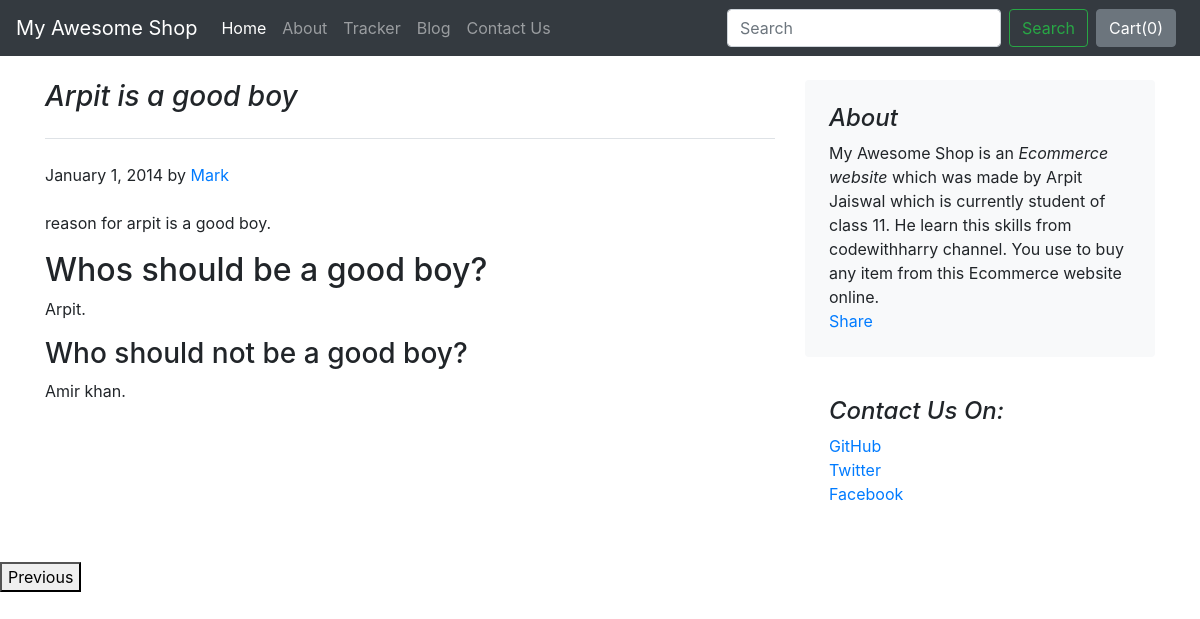
The page /blog/blogpost/1 on the database its author committed.
### bllog/models.py (models this page shows, shortened)
class Blogpost(models.Model):
    post_id = models.AutoField(primary_key=True)
    title = models.CharField(max_length=50)
    head0 = models.CharField(max_length=100)
    head0content = models.CharField(max_length=5000)
    head1 = models.CharField(max_length=100)
    head1content = models.CharField(max_length=5000)
    head2 = models.CharField(max_length=100)
    head2content = models.CharField(max_length=5000)
    pub_date = models.DateField()
    thumbnail = models.ImageField(upload_to='shop/images', default="")

### bllog/views.py (the view)
# urls.py: path("blogpost/<int:id>", views.blogpost, name="blogPost"),
def blogpost(request, id):
    posts = Blogpost.objects.filter(post_id=id)[0]
    return render(request, "bllog/blogposts.html", {"apost":posts})

### bllog/templates/bllog/blogposts.html (shortened to what this page needs)
{% extends 'bllog/base.html' %}
{% block body %}
<main role="main" class="container my-3">
    <div class="row mt-4">
        <div class="col-md-8 blog-main">
            <h3 class="pb-4 mb-4 font-italic border-bottom">
                {{apost.title}}
            </h3>
            <div class="blog-post">
                <p class="blog-post-meta">January 1, 2014 by <a href="#">Mark</a></p>
                <p>{{apost.head0content}}.</p>
                <h2>{{apost.head1}}</h2>
                <p>{{apost.head1content}}.</p>
                <h3>{{apost.head2}}</h3>
                <p>{{apost.head2content}}.</p>
            </div>
        </div>
        <aside class="col-md-4 blog-sidebar">
            <div class="p-4 mb-3 bg-light rounded">
                <h4 class="font-italic">About</h4>
                <p class="mb-0">My Awesome Shop is an <em>Ecommerce website</em> which was made by Arpit Jaiswal
                    which is currently student of class 11.
                    He learn this skills from codewithharry channel. You use to buy any item from this Ecommerce
                    website online.</p>
                    <div class="fb-share-button" data-href="https://developers.facebook.com/docs/plugins/" data-layout="button_count" data-size="large"><a target="_blank" href="https://www.facebook.com/sharer/sharer.php?u=https%3A%2F%2Fdevelopers.facebook.com%2Fdocs%2Fplugins%2F&amp;src=sdkpreparse" class="fb-xfbml-parse-ignore">Share</a></div>
            </div>
            <div class="p-4">
                <h4 class="font-italic">Contact Us On:</h4>
                <ol class="list-unstyled">
                    <li><a href="#">GitHub</a></li>
                    <li><a href="#">Twitter</a></li>
                    <li><a href="#">Facebook</a></li>
                </ol>
            </div>
        </aside>
    </div>
</main>
<a href=""></a><button>Previous</button>
{% endblock %}

### rows shown on the page
Blogpost: title "Arpit is a good boy", head0content "reason for arpit is a good boy", head1 "Whos should be a good boy?", head1content "Arpit", head2 "Who should not be a good boy?", head2content "Amir khan"
